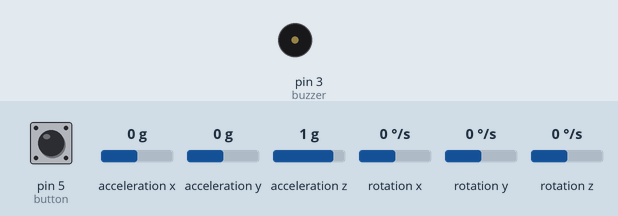
This sketch was run on a simulated Arduino Uno, built with avr-gcc and run on an emulated ATmega328P. Parts: buzzer (waves = sounding, pin HIGH). Wiring (inferred from the names in the program): MPU-6050 motion sensor at I2C address 0x68. The inputs (shaded band) are chosen by the test bench; at power-on: pin 5 (button) HIGH, acceleration x 0 g, acceleration y 0 g, acceleration z 1 g, rotation x 0 °/s, rotation y 0 °/s, rotation z 0 °/s. Pins used as bus, display or sensor lines are not drawn; what the sketch prints to the serial monitor is not drawn.

Above: at 11.1 s.
11.2 s: pin 5 (button) pulled LOW for 1 s
At 11.71 s:
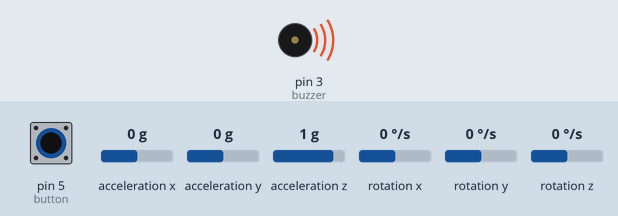
14.2 s: pin 5 (button) pulled LOW for 3.2 s
At 18.5 s:
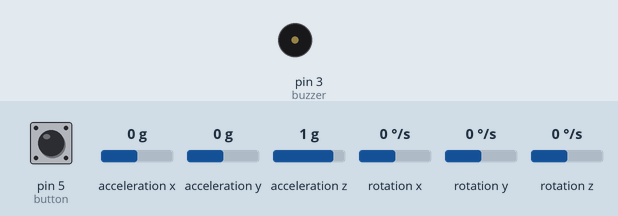
Timing chart, 0 to 20.0 s (numbered marks = the images above; inputs shaded):
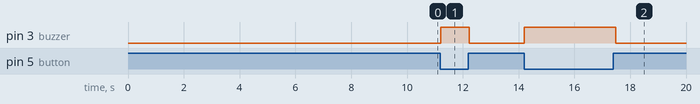

Measured:
- after the input at 11.2 s, pin 3 (buzzer): LOW → HIGH at once, → LOW 1.0 s later
- after the input at 14.2 s, pin 3 (buzzer): LOW → HIGH at once, → LOW 3.3 s later

The sketch:

Group38_SlouchingWearable.ino
```cpp
#include <Wire.h>

#define SLOUCH_ANGLE        15.0      // allowable slouch angle (deg)
#define SLOUCH_TIME         7000      // allowable slouch time (secs)
//#define GRAVITY             9.80665   // standard gravity (m/s^s)
//#define RAD2DEG             52.29578  // convert radians to degrees


//variables to store values from mpu6050

long accelX, accelY, accelZ;
float gForceX, gForceY, gForceZ;

long gyroX, gyroY, gyroZ;
float rotX, rotY, rotZ;
float gyroX_cal, gyroY_cal, gyroZ_cal;
float angle_pitch, angle_roll;
float angle_roll_acc, angle_pitch_acc;
float angle_pitch_output, angle_roll_output;
int acc_calibration_value = 1000;                            //Enter the accelerometer calibration value
float angle_acc;

long loop_timer;
int servoXpos=90;
int servoYpos=90;
int count = 0;
int button = 5;
int led = 1;

//slouch detector variables
float currentAngle;
float targetAngle;
unsigned long slouchStartTime;
bool slouching;
//byte motor = 1;
byte buzzer = 3;

void setup(){
  Serial.begin(9600);


  Wire.begin();
  setupMPU();       //set mpu6050 registers
  //delay(1000);
  pinMode(led, OUTPUT);
  pinMode(buzzer, OUTPUT);
  //pinMode(motor, OUTPUT);
  digitalWrite(led, HIGH);
  pinMode(button, INPUT);

  Serial.println("caliberating MPU6050");
  for(int i=0; i<2000; i++){
    if(i %125 == 0){Serial.print("."); }
    recordGyroRegisters();
    gyroX_cal += gyroX;
    gyroY_cal += gyroY;
    gyroZ_cal += gyroZ;
    delayMicroseconds(3700);
  }
  gyroX_cal /= 2000;
  gyroY_cal /= 2000;
  gyroZ_cal /= 2000;
  Serial.print("gyroX_cal: ");
  Serial.print(gyroX_cal);
  Serial.print("  gyroY_cal: ");
  Serial.print(gyroY_cal);
  Serial.print("  gyroZ_cal: ");
  Serial.print(gyroZ_cal);
  delay(500);
  digitalWrite(led,LOW);

  // Initialize target angle to zero.
  targetAngle = 0;
  //loop_timer = micros();
}

void loop(){
  recordAccelRegisters();
  recordGyroRegisters();

  gyroX -= gyroX_cal;
  gyroY -= gyroY_cal;
  gyroZ -= gyroZ_cal;
  //printData();
  angle_pitch += gyroX * 0.000122;
  angle_roll += gyroY * 0.000122;

   //0.000001066 = 0.0000611 * (3.142(PI) / 180degr) The Arduino sin function is in radians
  angle_pitch += angle_roll * sin(gyroZ * 0.000002131);               //If the IMU has yawed transfer the roll angle to the pitch angel
  angle_roll -= angle_pitch * sin(gyroZ * 0.000002131);               //If the IMU has yawed transfer the pitch angle to the roll angel

  currentAngle = angle_pitch;
  Serial.println(currentAngle);
  if(digitalRead(button) == LOW){
    targetAngle = currentAngle;
    digitalWrite(buzzer, HIGH);
    delay(100);
    digitalWrite(buzzer, LOW);
  }
  //angle_pitch = constrain(angle_pitch, -90.00, 90.00);
  //angle_roll = constrain(angle_roll, -90.00, 90.00);
  // = map(angle_roll, 90.00,-90.00,0,180);
  //servoYpos = map(angle_pitch, -90.00,90.00,0,180);
   // Check for slouching
  if (currentAngle - targetAngle > SLOUCH_ANGLE) {
    if (!slouching) slouchStartTime = millis();
    slouching = true;
  } else {
    slouching = false;
  }

  // If we are slouching
  if (slouching) {
    // Check how long we've been slouching
    if (millis() - slouchStartTime > SLOUCH_TIME) {
      // Play a tone
      digitalWrite(buzzer, HIGH);
      digitalWrite(led, HIGH);
    }
  }
  if(!slouching){
    digitalWrite(buzzer, LOW);
    digitalWrite(led, LOW);
  }
   //count++;
 /*  while(micros() - loop_timer < 8000);{
    if(count==1){
      if(servoXpos >=0 && servoXpos <=180){
         myservoX.write(servoXpos );
        }
     }
    if(count==2){
      count=0;
      if(servoYpos >=0 && servoYpos <=180){
         myservoY.write(servoYpos);
      }
     }
   }
  loop_timer += 8000;*/
  }

void setupMPU(){
  Wire.beginTransmission(0b1101000);
  Wire.write(0x6B);
  Wire.write(0b00000000);
  Wire.endTransmission();
  Wire.beginTransmission(0b1101000);
  Wire.write(0x1B);
  Wire.write(0x08);
  Wire.endTransmission();
  Wire.beginTransmission(0b1101000);
  Wire.write(0x1C);
  Wire.write(0x10);
  Wire.endTransmission();
 /* Wire.beginTransmission(0b1101000);
  Wire.write(0x1A);
  Wire.write(0x03);
  Wire.endTransmission(); */
}

//function to read accelerometer values from mpu6050
void recordAccelRegisters(){
  Wire.beginTransmission(0b1101000);
  Wire.write(0x3B);
  Wire.endTransmission();
  Wire.requestFrom(0b1101000,6);
  while(Wire.available() < 6);
  accelX = Wire.read() << 8 | Wire.read();
  accelY = Wire.read() << 8 | Wire.read();
  accelZ = Wire.read() << 8 | Wire.read();
}

//function to read gyro values from mpu6050
void recordGyroRegisters(){
  Wire.beginTransmission(0b1101000);
  Wire.write(0x43);
  Wire.endTransmission();
  Wire.requestFrom(0b1101000,6);
  gyroX = Wire.read() << 8 | Wire.read();
  gyroY = Wire.read() << 8 | Wire.read();
  gyroZ = Wire.read() << 8 | Wire.read();
}
```
